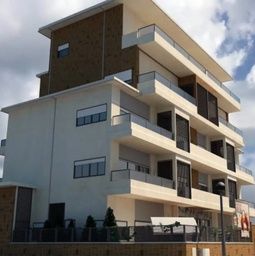
#> input picture pract_3/images/b1.jpg, 255 x 256 px, shrunk from 1301 x 1304 before the run
$ python 5_2.py
#> lines starting #> are read from the running program, lines starting #| are printed output that depends on the picture; after the words box and inside, x2 and y2 are one past the last pixel; in counts of white or black regions, pixels touching at a corner belong together
import matplotlib.pyplot as plt
import numpy as np
from PIL import Image
import cv2
from pathlib import Path

# Obtener ruta relativa a la imagen
image_path = Path(__file__).parent.parent / "images" / "b1.jpg"
src = np.array(Image.open(image_path).convert('RGB'))
#> src is the input picture: shape (256, 255, 3); mean R, G, B 116.1, 113.8, 110.3

def clamp(num, min_value=0, max_value=255):
    """Limita un valor entre min y max"""
    return int(max(min(num, max_value), min_value))

def saltAndPepper_noise(img, percent):
    """
    Introduce ruido Salt & Pepper a la imagen
    img: Imagen a la que introducir el ruido
    percent: [0,1) porcentaje de ruido
    """
#> called with percent = 0.05
    img_copy = img.copy()
    per = int(percent * img_copy.size)
#> per = 9792
    for k in range(per):
        i = int(np.random.random() * img_copy.shape[1])
        j = int(np.random.random() * img_copy.shape[0])
        if img_copy.ndim == 2:
            img_copy[j, i] = 255
        elif img_copy.ndim == 3:
            img_copy[j, i, 0] = 255
            img_copy[j, i, 1] = 255
            img_copy[j, i, 2] = 255
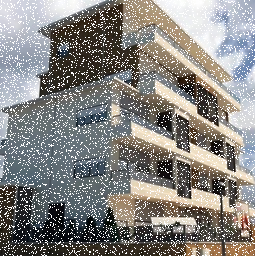
#> img_copy: shape (256, 255, 3); 13.89% of pixels changed, all inside (x1, y1, x2, y2) = (0, 0, 255, 256)
    return img_copy

def gaussian_noise(img, mean=0, sigma=20):
    """
    Introduce ruido Gaussiano a la imagen
    img: Imagen a la que introducir el ruido
    mean: Media del ruido gaussiano
    sigma: Desviación estándar del ruido gaussiano
    """
#> called with mean = 0, sigma = 20
    img_copy = img.copy().astype(np.float32)
    h, w, c = img_copy.shape
#> h = 256; w = 255; c = 3
    for row in range(h):
        for col in range(w):
            s = np.random.normal(mean, sigma, 3)
            img_copy[row, col, 0] = clamp(img_copy[row, col, 0] + s[0])
            img_copy[row, col, 1] = clamp(img_copy[row, col, 1] + s[1])
            img_copy[row, col, 2] = clamp(img_copy[row, col, 2] + s[2])
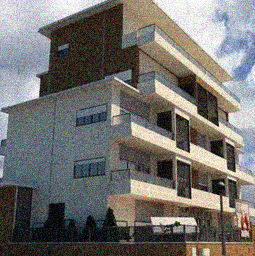
#> img_copy: shape (256, 255, 3) float32; mean R, G, B 115.6, 113.5, 110
    return img_copy.astype(np.uint8)

# Introducir ruido Salt & Pepper
src_salt_pepper = saltAndPepper_noise(src, 0.05)

# Introducir ruido Gaussiano
src_gaussian = gaussian_noise(src, mean=0, sigma=20)

# Aplicar filtrado Gaussiano a la imagen con ruido
filtered_gaussian = cv2.GaussianBlur(src_gaussian, (5, 5), 1.0)
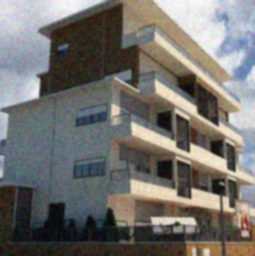
#> filtered_gaussian: shape (256, 255, 3); mean R, G, B 115.6, 113.5, 110

# Crear figura con todas las imágenes
fig, axs = plt.subplots(1, 3, figsize=(15, 5))

axs[0].imshow(src)
axs[0].set_title('Original')
axs[0].axis('off')

axs[1].imshow(src_gaussian)
axs[1].set_title('Gaussian Noise (sigma=20)')
axs[1].axis('off')

axs[2].imshow(filtered_gaussian)
axs[2].set_title('Gaussian Blur Filtrado\n(ksize=5, sigma=1.0)')
axs[2].axis('off')

plt.tight_layout()
plt.show()
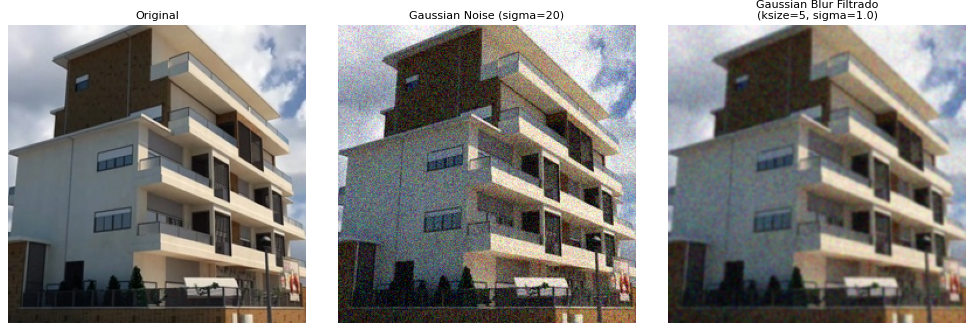
#> figure drawn by matplotlib, 3 panels

$ run again, with pract_3/images/aloel.jpg copied over pract_3/images/b1.jpg
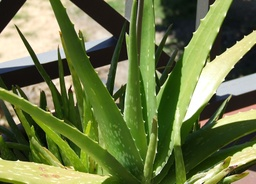
#> input picture pract_3/images/aloel.jpg, 256 x 184 px, shrunk from 1024 x 737 before the run
#> src is the input picture: shape (184, 256, 3); mean R, G, B 108.2, 120.2, 71.3
#> after the loop in gaussian_noise, `for row in range(h):`:
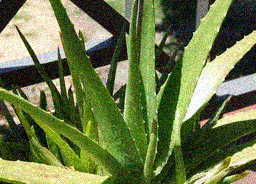
#> img_copy: shape (184, 256, 3) float32; mean R, G, B 107.6, 119.7, 72.5
#> `plt.show()`:
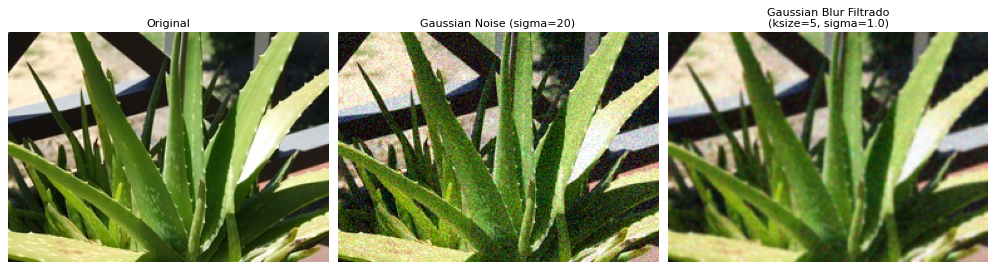
#> figure drawn by matplotlib, 3 panels

$ run again, with pract_3/images/clahe_1.png saved as pract_3/images/b1.jpg
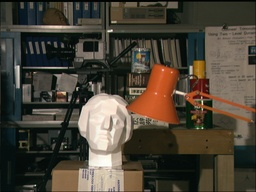
#> input picture pract_3/images/clahe_1.png, 256 x 192 px, shrunk from 384 x 288 before the run
#> src is the input picture: shape (192, 256, 3); mean R, G, B 74.7, 67.6, 55.3
#> after the loop in gaussian_noise, `for row in range(h):`:
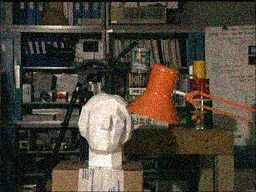
#> img_copy: shape (192, 256, 3) float32; mean R, G, B 75.3, 67.8, 56.1
#> `plt.show()`:
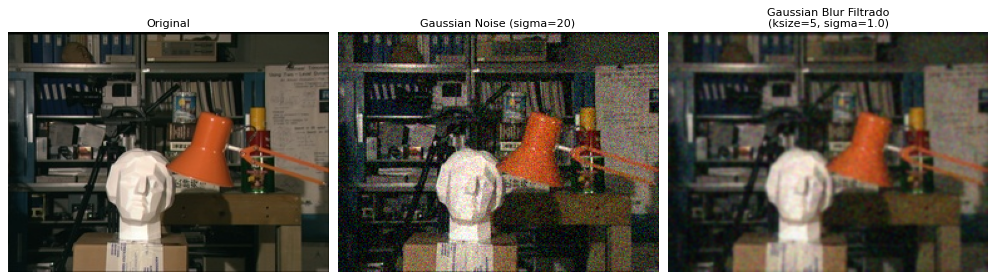
#> figure drawn by matplotlib, 3 panels
